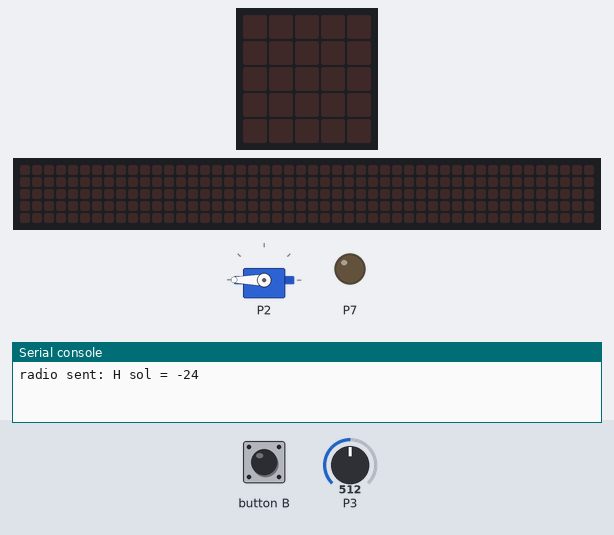
A program run on a simulated BBC micro:bit (MakeCode). On the bench: servo, the board's 5×5 LED display, a strip that is not on the board, showing the scrolling text unrolled, output pins drawn as LEDs (lit = HIGH), the last lines printed to the serial console. Dashed ring = blinking. The test bench sets the inputs (shaded band); at power-on: P3 = 512 (analog values on the 0–1023 scale). Dim RGB values are drawn brighter than linear; no radio messages arrive unless stated (any console line starting 'radio sent:' is added by the test bench); the 48×5 strip is a reading aid, not a part: it shows the text the display is scrolling, unrolled, one strip-width of it at a time.

Above: at 2.2 s.
2.3 s: button B pressed for 0.15 s
At 2.8 s:
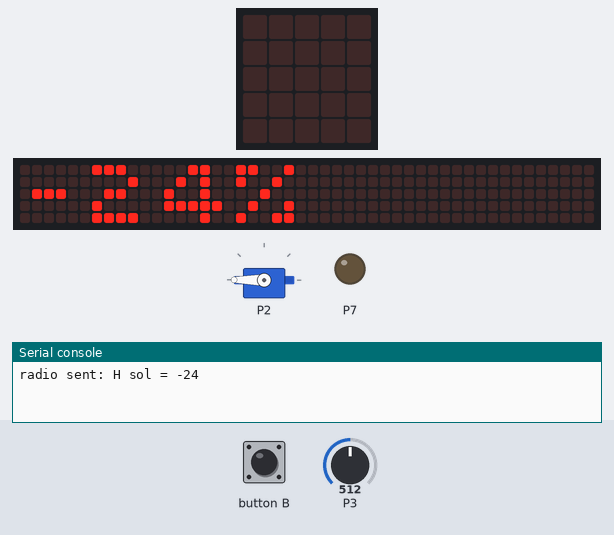
5.8 s: P3 set to 996
13.9 s: P3 set to 1014
At 19.7 s:
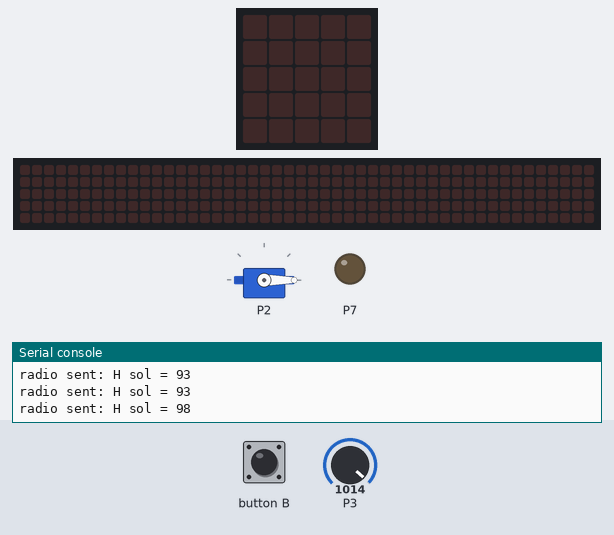
25.3 s: button B pressed for 0.15 s
At 25.72 s:
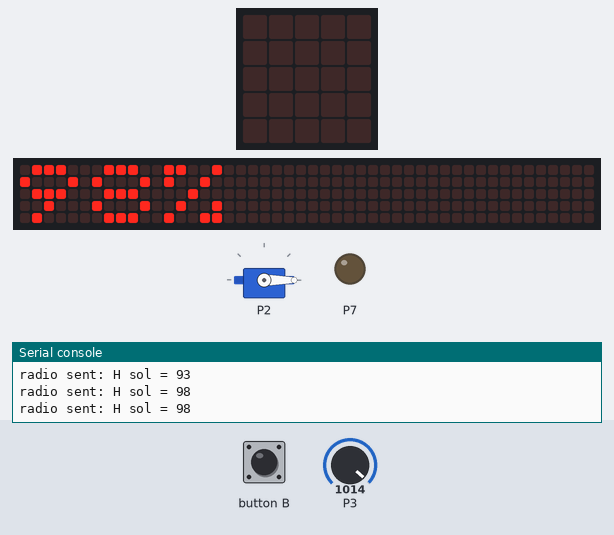
28.8 s: button B pressed for 0.15 s
At 29.67 s:
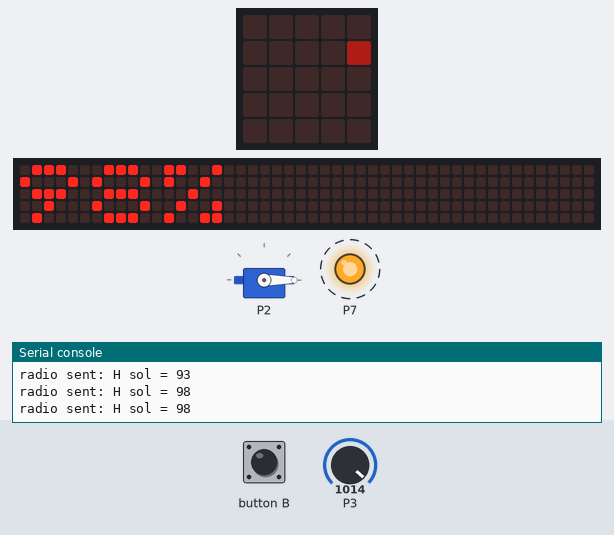
32.3 s: P3 set to 960
36.7 s: P3 set to 924
At 42.6 s:
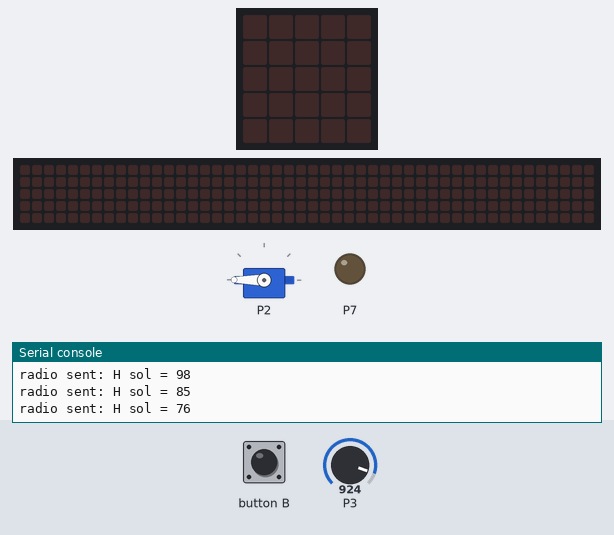
Timing chart, 0 to 48.5 s (numbered marks = the images above; inputs shaded):
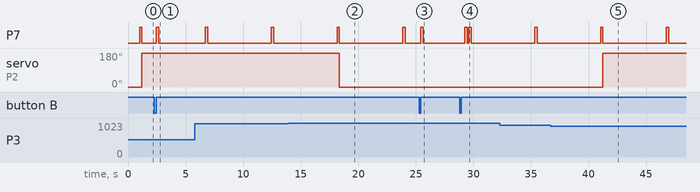

The program:

main.ts
```typescript
input.onButtonPressed(Button.B, function () {
    pins.digitalWritePin(DigitalPin.P7, 1)
    basic.pause(100)
    reading = pins.analogReadPin(AnalogPin.P3)
    basic.pause(100)
    pins.digitalWritePin(DigitalPin.P7, 0)
    pourcentage = Math.round((reading - 610) * 100 / (1023 - 610))
    basic.showString("" + pourcentage + "%")
})
let pourcentage = 0
let reading = 0
radio.setGroup(1)
led.setBrightness(50)
servos.P2.setAngle(0)
basic.pause(1000)
servos.P2.stop()
basic.forever(function () {
    pins.digitalWritePin(DigitalPin.P7, 1)
    basic.pause(100)
    reading = pins.analogReadPin(AnalogPin.P3)
    basic.pause(100)
    pins.digitalWritePin(DigitalPin.P7, 0)
    pourcentage = Math.round((reading - 610) * 100 / (1023 - 610))
    if (pourcentage <= 80) {
        servos.P2.setAngle(180)
    } else if (pourcentage >= 80 && pourcentage <= 95) {
        servos.P2.stop()
    } else if (pourcentage > 95) {
        servos.P2.setAngle(0)
    }
    radio.sendValue("H sol", pourcentage)
    basic.pause(500)
    servos.P2.stop()
    // 30 secondes avant la prochaine mesure.
    basic.pause(5000)
})
```

test.ts
```typescript
// les tests vont ici ; cela ne sera pas compilé si ce paquet est utilisé en tant qu'extension.
```

Measured:
- the behaviour switches between 1004 and 1005 on P3 (found by bisection; images 1 and 2)
- the behaviour switches between 943 and 942 on P3 (found by bisection; images 4 and 5)
- after the input at 2.3 s, P7: LOW → HIGH after 0.15 s, → LOW 0.20 s later; the display: changes after 0.35 s (image 1)
- after the input at 13.9 s, servo on P2: 180° → 0° after 4.5 s
- after the input at 25.3 s, P7: LOW → HIGH after 0.15 s, → LOW 0.20 s later; the display: changes after 0.35 s (image 3)
- after the input at 36.7 s, servo on P2: 0° → 180° after 4.5 s
